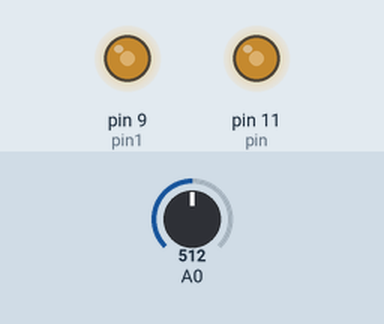
Bench run of a sketch on a simulated Arduino Uno, built with avr-gcc and run on an emulated ATmega328P. Shown: output pins drawn as LEDs (lit = HIGH). The inputs (shaded band) are chosen by the test bench; at power-on: A0 = 512.

Above: at 1.2 s.
1.3 s: A0 set to 716
At 1.9 s:
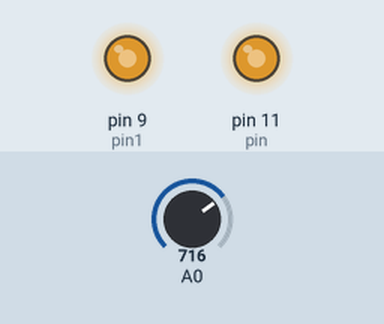
2.8 s: A0 set to 900
At 3.1 s:
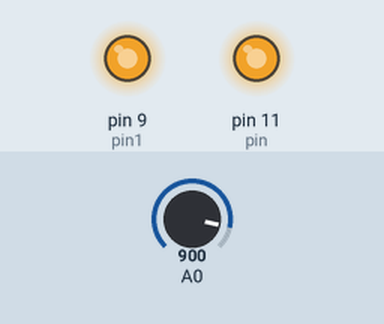
4.3 s: A0 set to 122
At 5.4 s:
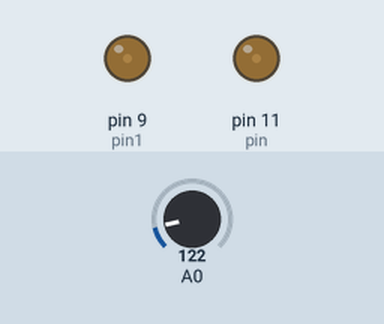
5.8 s: A0 set to 0
At 6.5 s:
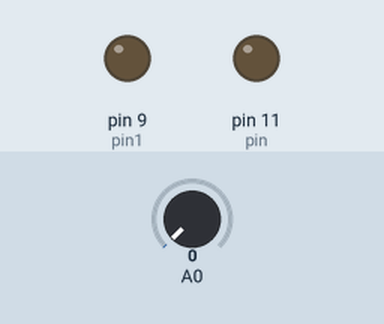
7.3 s: A0 set to 511
At 7.7 s:
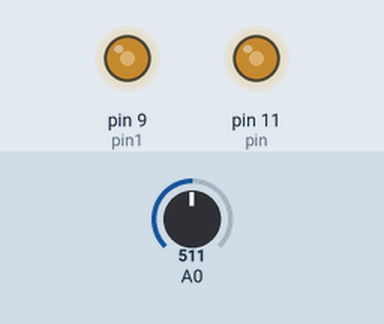
Timing chart, 0 to 9.8 s (numbered marks = the images above; inputs shaded):
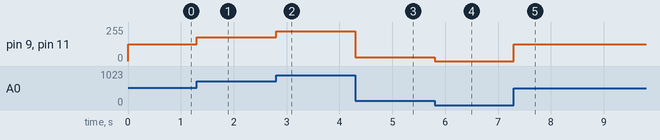

Measured:
- after the input at 1.3 s, pin 9 (pin1), pin 11 (pin): 127/255 → 178/255 at once
- after the input at 2.8 s, pin 9 (pin1), pin 11 (pin): 178/255 → 224/255 at once
- after the input at 4.3 s, pin 9 (pin1), pin 11 (pin): 224/255 → 30/255 at once
- after the input at 5.8 s, pin 9 (pin1), pin 11 (pin): 30/255 → 0/255 at once
- after the input at 7.3 s, pin 9 (pin1), pin 11 (pin): 0/255 → 127/255 at once

The sketch:

rotary_potentiometer_control_LED.ino
```cpp
int pin = 11;
int pin1 = 9;
int adcValue;   // Define a variable to save the ADC value

void setup() {
  // put your setup code here, to run once:
  pinMode(pin, OUTPUT);
  pinMode(pin1, OUTPUT);
}

void loop() {
  adcValue = analogRead(A0);  // Convert the analog of A0 port to digital
  // Map analog to the 0-255 range, and works as PWM duty cycle of ledPin port
  analogWrite(pin, map(adcValue, 0, 1023, 0, 255));
  analogWrite(pin1, map(adcValue, 0, 1023, 0, 255));
}
```
